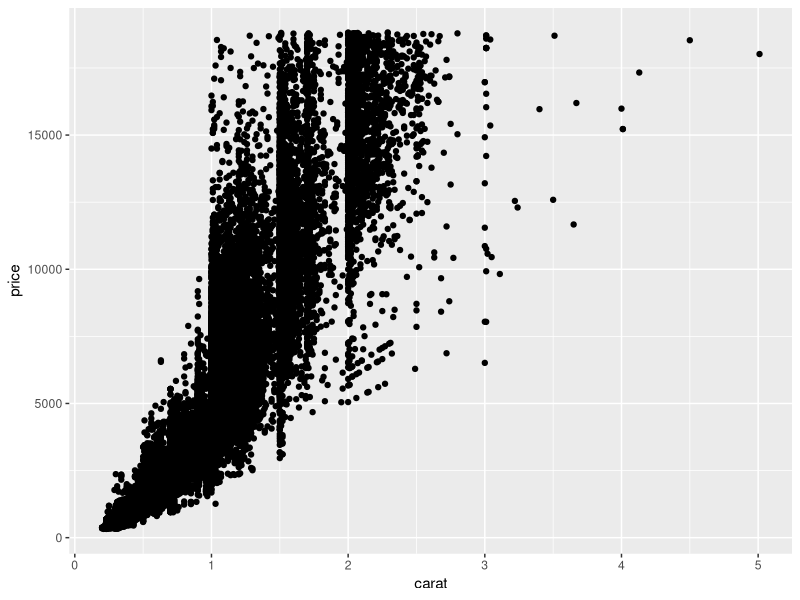
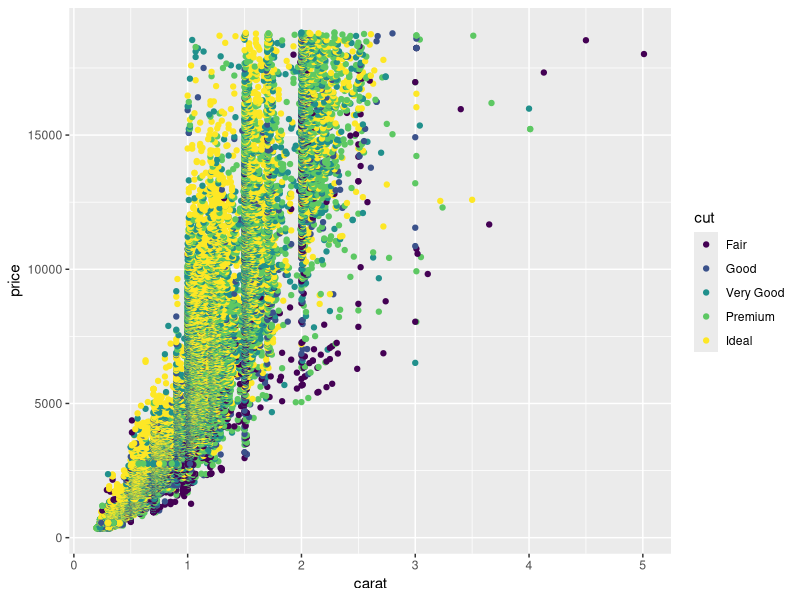
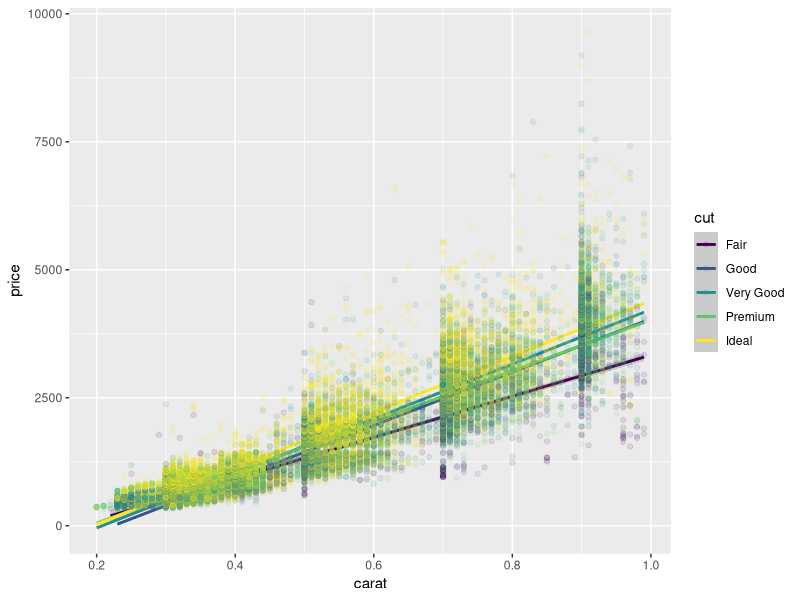
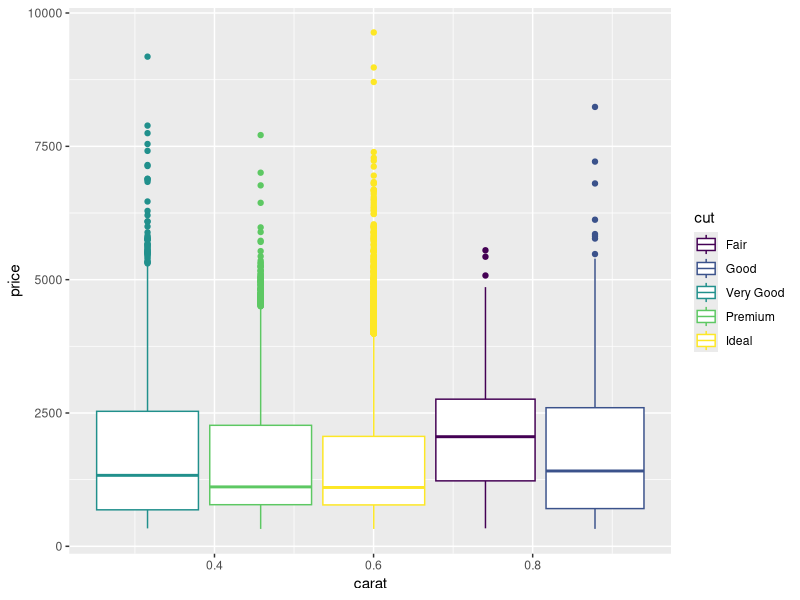
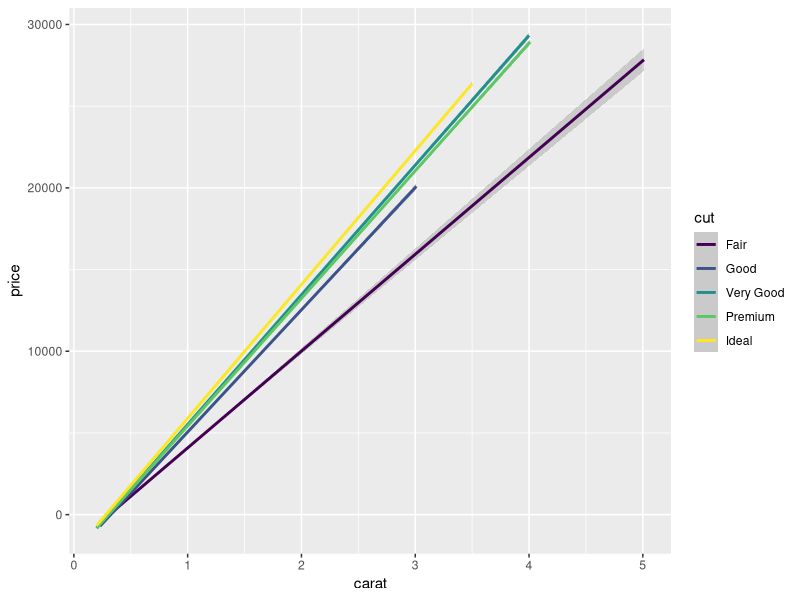
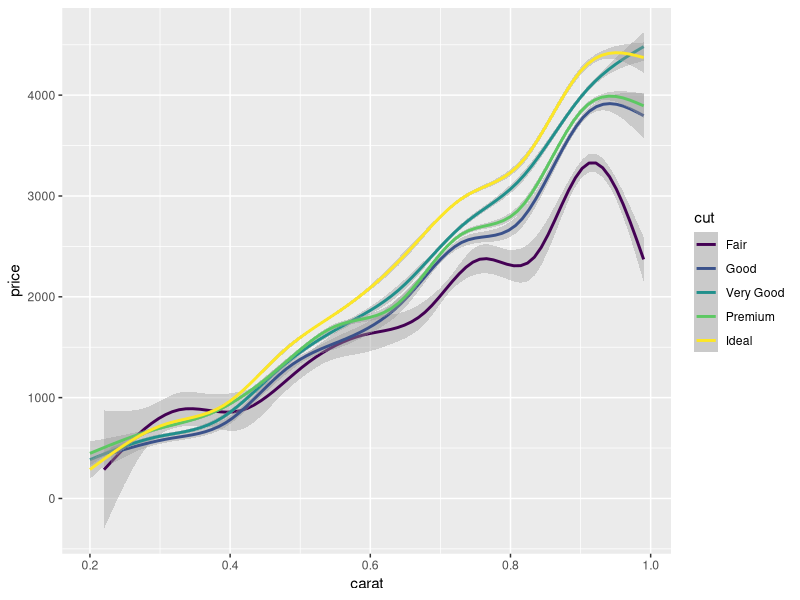
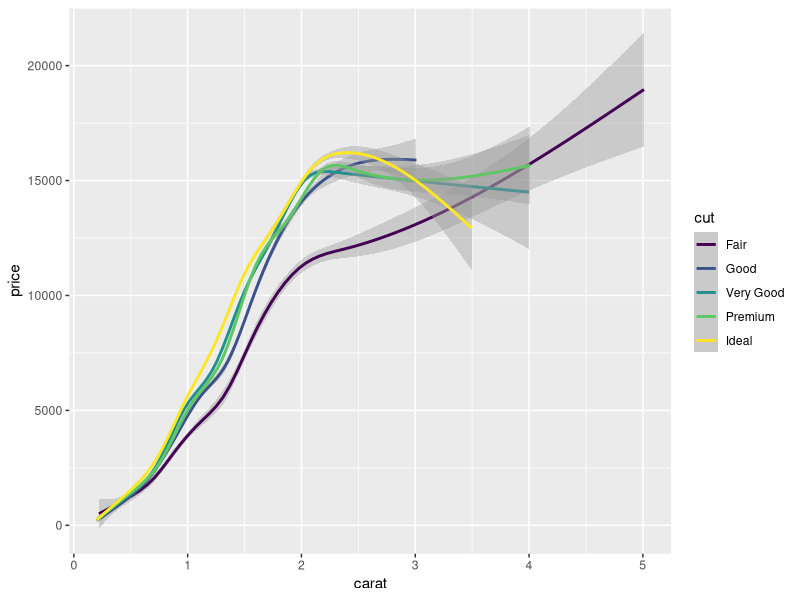
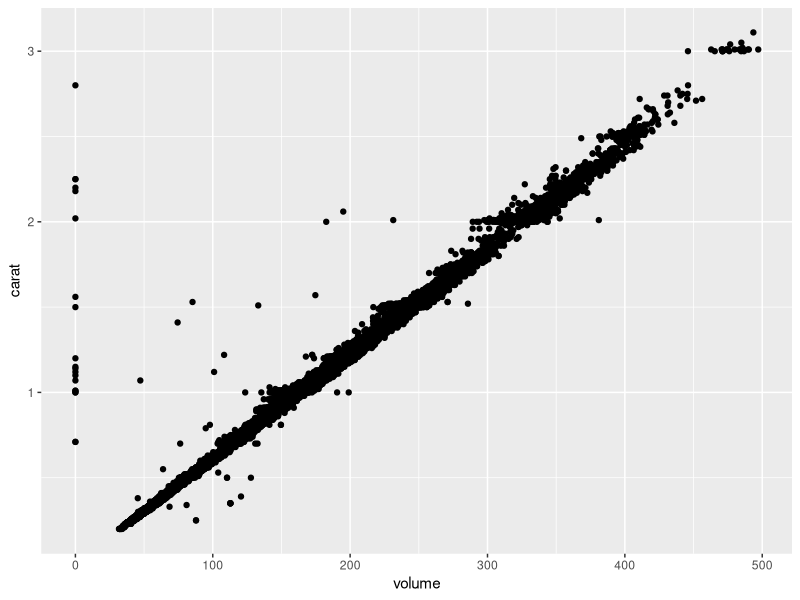

Generate these figures, in order, with R:
## ---- chunk 1
library(tidyverse)
## ---- chunk 2
## TASK: Plot `price` vs `carat` below
## Your code here!
ggplot(data = diamonds) +
  geom_point(mapping = aes(x = carat, y = price))
## ---- chunk 3
## TASK: Plot `price`, `carat`, and `cut` below
## Your code here!
ggplot(data = diamonds) +
  geom_point(mapping = aes(x = carat, y = price, color = cut))
## ---- chunk 4
## TASK: Plot `price`, `carat`, and `cut` below
diamonds %>% 
  filter(carat < 1) %>%
ggplot() +
  geom_smooth(mapping = aes(x = carat, y = price, color = cut), method='lm', formula= y~x) +
  geom_point(mapping = aes(x = carat, y = price, color = cut), alpha = 0.1)
## ---- chunk 5
## TASK: Plot `price`, `carat`, and `cut` below
diamonds %>% 
  filter(carat < 1) %>%
ggplot() +
  geom_boxplot(mapping = aes(x = carat, y = price, color = cut))
## ---- chunk 6
## TASK: Plot `price`, `carat`, and `cut` below
diamonds %>% 
ggplot() +
  geom_smooth(mapping = aes(x = carat, y = price, color = cut), method='lm', formula= y~x)
## ---- chunk 7
## TASK: Plot `price`, `carat`, and `cut` below
## Your code here!
diamonds %>% 
  filter(carat < 1) %>%
ggplot() +
  geom_smooth(mapping = aes(x = carat, y = price, color = cut))
## ---- chunk 8
diamonds %>% 
ggplot() +
  geom_smooth(mapping = aes(x = carat, y = price, color = cut))
## ---- chunk 9
diamonds %>% 
  mutate(volume = x * y * z) %>%
  filter(volume < 500) %>%
ggplot() +
  geom_point(mapping = aes(x = volume, y = carat))
## ---- chunk 10
diamonds %>% 
    mutate(volume = x * y * z) %>%
  filter(volume < 500) %>%
ggplot() +
  geom_histogram(mapping = aes(x = volume), binwidth = 0.1)
## ---- chunk 11
diamonds %>% 
ggplot() +
  geom_histogram(mapping = aes(x = carat), binwidth = 0.1)
## ---- chunk 12
diamonds %>% 
  mutate(volume = x * y * z) %>%
  filter(volume < 500) %>%
ggplot() +
  geom_point(mapping = aes(x = volume, y = price, color = clarity))
## ---- chunk 13
diamonds %>% 
  mutate(carat) %>%
ggplot() +
  geom_point(mapping = aes(x = carat, y = price, color = clarity))
